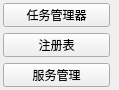
             <widget class="QWidget" name="scrollAreaWidgetContents_2">
              <property name="geometry">
               <rect>
                <x>0</x>
                <y>0</y>
                <width>119</width>
                <height>90</height>
               </rect>
              </property>
              <layout class="QFormLayout" name="formLayout_3">
               <property name="leftMargin">
                <number>3</number>
               </property>
               <property name="topMargin">
                <number>3</number>
               </property>
               <property name="rightMargin">
                <number>3</number>
               </property>
               <property name="bottomMargin">
                <number>3</number>
               </property>
               <item row="0" column="0">
                <widget class="QPushButton" name="taskmgrBtn">
                 <property name="minimumSize">
                  <size>
                   <width>107</width>
                   <height>23</height>
                  </size>
                 </property>
                 <property name="text">
                  <string>任务管理器</string>
                 </property>
                 <property name="icon">
                  <iconset resource="maintools.qrc">
                   <normaloff>:/maintools/taskmgr.ico</normaloff>:/maintools/taskmgr.ico</iconset>
                 </property>
                </widget>
               </item>
               <item row="1" column="0">
                <widget class="QPushButton" name="regeditBtn">
                 <property name="minimumSize">
                  <size>
                   <width>107</width>
                   <height>23</height>
                  </size>
                 </property>
                 <property name="text">
                  <string>注册表</string>
                 </property>
                 <property name="icon">
                  <iconset resource="maintools.qrc">
                   <normaloff>:/maintools/regedit.ico</normaloff>:/maintools/regedit.ico</iconset>
                 </property>
                </widget>
               </item>
               <item row="2" column="0">
                <widget class="QPushButton" name="servicesBtn">
                 <property name="minimumSize">
                  <size>
                   <width>107</width>
                   <height>23</height>
                  </size>
                 </property>
                 <property name="text">
                  <string>服务管理</string>
                 </property>
                 <property name="icon">
                  <iconset resource="maintools.qrc">
                   <normaloff>:/maintools/services.ico</normaloff>:/maintools/services.ico</iconset>
                 </property>
                </widget>
               </item>
              </layout>
             </widget>
